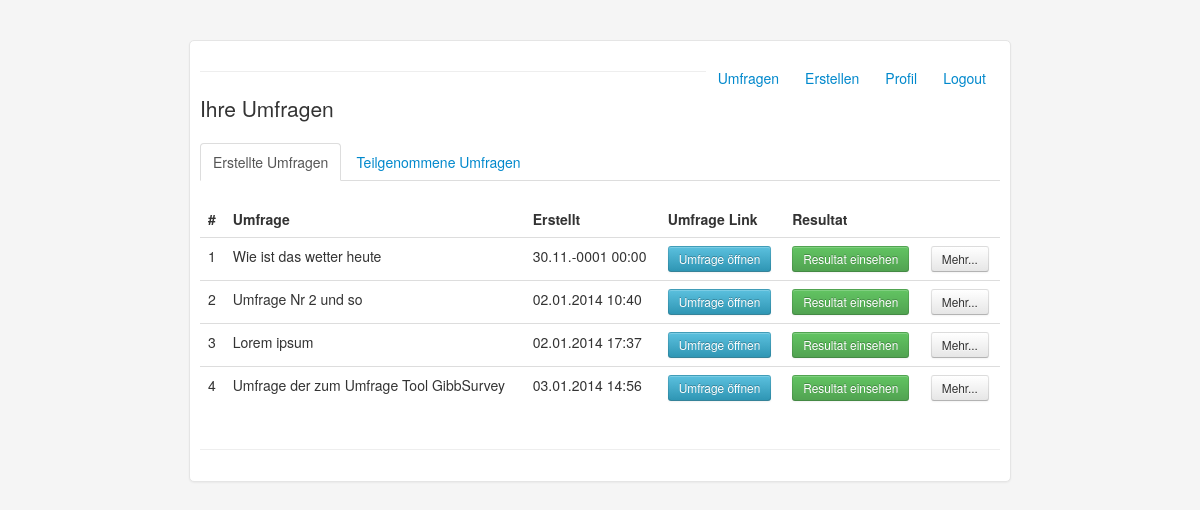
Page /surveys (signed in) on the earlier database version.
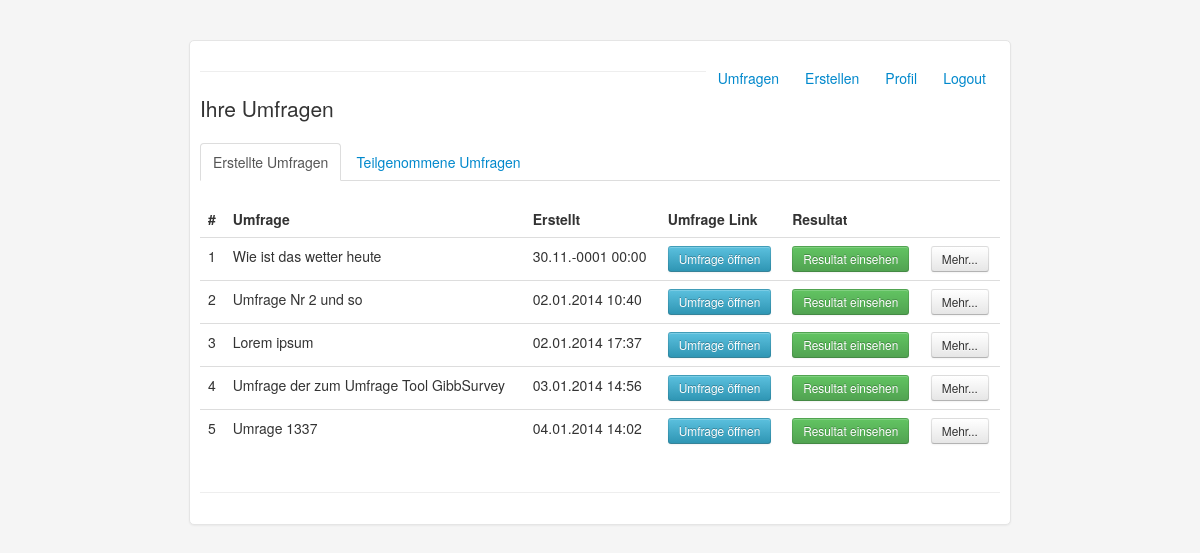
Same page on the later database version.
### tables this page shows
CREATE TABLE IF NOT EXISTS `umfragen` (
  `id` int(11) NOT NULL AUTO_INCREMENT,
  `fk_user` int(11) NOT NULL,
  `titel` varchar(255) NOT NULL,
  `beschreibung` text NOT NULL,
  `erstell_datum` timestamp NOT NULL DEFAULT CURRENT_TIMESTAMP,
  PRIMARY KEY (`id`)
);

### index.php (called while the page is built)
<?php
require 'core/init.php';
$n->initApp();
?>

### core/functions/functions.php (called while the page is built, shortened)
<?php
class Functions extends Database {
	public function isLoggedIn(){
		if($_SESSION['userid'] == null){
			return false;
		} else {
			return $_SESSION['userid'];
		}
	}
}
?>

### core/functions/database.php (called while the page is built, shortened)
<?php
class Database {
	public function pdo(){
		return new PDO('mysql:host=' . $this->_config['database']['host'] . ';dbname=' . $this->_config['database']['dbname'], $this->_config['database']['username'], $this->_config['database']['password']);
	}
	public function getArrayAssoc($query, $parameter){
		$stm = $this->prep($query, $parameter);
		$stm->execute();
		return $stm->fetchAll(PDO::FETCH_ASSOC);
	}
	public function prep($query, $parameter){
		$stm = $this->pdo()->prepare($query);
		foreach ($parameter as $p){
			$stm->bindParam($p[0], $p[1], $p[2]);
		}
		return $stm;
	}
}
?>

### core/functions/querys.php (called while the page is built, shortened)
<?php
class Querys extends Functions {
	public function getCreatedSurveysFromUser($user_id){
		 return $this->getArrayAssoc("SELECT a.id, a.titel, a.erstell_datum, l.hash FROM umfragen as a inner join links as l on a.id = l.fk_umfrage  WHERE `fk_user` =:user_id", array(
		 		array(':user_id', $user_id, PDO::PARAM_INT)
		 ));
	}
}

### core/template/sites/surveys.php (the view, shortened to what this page needs)
  <p class="lead">Ihre Umfragen</p>
<ul class="nav nav-tabs" id="umfragen">
  <li><a href="#erstellt" data-toggle="tab">Erstellte Umfragen</a></li>
  <li><a href="#teilgenommen" data-toggle="tab">Teilgenommene Umfragen</a></li>
  </ul>
  <div class="tab-content">
  <div class="tab-pane active" id="erstellt">
  <?php if($surveys != null){ ?>
  <table class="table table-hover">
    <thead>
              <tr>
                <th>#</th>
                <th>Umfrage</th>
                <th>Erstellt</th>
                <th>Umfrage Link</th>
                <th>Resultat</th>
                <th></th>
              </tr>
            </thead>
            <tbody>
	<?php $i = 1; foreach ($surveys as $survey) { ?>
          	<tr>
                <td><?= $i ?></td>
                <td><?= $survey['titel'] ?></td>
                <td><?= date_format(date_create($survey['erstell_datum']), 'd.m.Y H:i') ?></td>
                <td><a href="<?= $this->_config['basepath'] . "/s/f/" . $survey['hash'] ?>" target="_blank" class="btn btn-small btn-info" type="button">Umfrage &ouml;ffnen</a></td>
                <td><button name="umfrage_<?= $survey['hash'] ?>" uid="<?= $survey['hash'] ?>" type="button" class="btn btn-small btn-success">Resultat einsehen</button></td>
                <td><button name="umfrage_<?= $survey['hash'] ?>" uid="<?= $survey['hash'] ?>" type="button" class="btn btn-small">Mehr...</button></td>
              </tr>
	<?php $i++; } ?>
            </tbody>
          </table>
          <?php } else { echo "Keine Umfragen"; }?>
          </div>
  </div>

### core/functions/navigation.php (shortened to what this page needs)
<?php
class Navigation extends Querys {
	public $_config = null;
	private $_page = null;
	public function __construct($config, $page = null, $param1 = null, $param2 = null, $param3 = null, $post){
		$this->_config = $config;
		$this->_page = $page;
	}
	public function initApp(){
		switch ($this->_page){
			default:
				$this->showPage();
				break;
		}
	}
	public function showPage(){
		require $this->_config['html'] . '/header.inc.php';
		switch ($this->_page){
			case 'surveys':
					$this->printSurveys();
					break;
		}
		require $this->_config['html'] . '/footer.inc.php';
	}
	public function printSurveys(){
		$surveys = $this->getCreatedSurveysFromUser($_SESSION['userid']);
		require $this->_config['sites'] . '/surveys.php';
	}
}
?>

### core/template/html/header.inc.php (shortened to what this page needs)
<!DOCTYPE html>
<html lang="en">
  <head>
    <link href="<?= $this->_config['css']; ?>/bootstrap.css" rel="stylesheet">
    <link href="<?= $this->_config['css']; ?>/bootstrap-responsive.css" rel="stylesheet">
    <link href="<?= $this->_config['css']; ?>/nprogress.css" rel="stylesheet">
    <link href="<?= $this->_config['css']; ?>/style.css" rel="stylesheet">
	<link href="<?= $this->_config['js']; ?>/prettyCheckable/prettyCheckable.css" rel="stylesheet">
  </head>
    <body>
	<div class="container-narrow">
	<div class="masthead">
	        <ul class="nav nav-pills pull-right">
	        <?php if(!$this->isLoggedIn()) { ?>
	          <li class=""><a href="<?= $this->_config['basepath']; ?>/">Home</a></li>
	          <li class=""><a href="<?= $this->_config['basepath']; ?>/about">&Uuml;ber uns</a></li>
	          <li class=""><a href="<?= $this->_config['basepath']; ?>/register">Registrieren</a></li>
	          <li class=""><a href="<?= $this->_config['basepath']; ?>/login">Login</a></li>
	          <?php } else {?>
	          <li class=""><a href="<?= $this->_config['basepath']; ?>/surveys">Umfragen</a></li>
	          <li class=""><a href="<?= $this->_config['basepath']; ?>/survey/create">Erstellen</a></li>
	          <li class=""><a href="<?= $this->_config['basepath']; ?>/profile">Profil</a></li>
	          <li class=""><a href="<?= $this->_config['basepath']; ?>/logout">Logout</a></li>
	          <?php }?>
	        </ul>
	      </div>
	      <hr>

### core/template/html/footer.inc.php (shortened to what this page needs)
	  <div class="footer">
	  <hr>
      </div>
	</div>
  </body>
</html>

### core/template/html/header.inc.php (style rules this page uses)
body { padding-top: 40px; padding-bottom: 40px; background-color: #f5f5f5; }
.container-narrow { margin: 0 auto; max-width: 800px; margin-bottom: 50px; padding: 10px 10px 10px; background-color: #fff; border: 1px solid #e5e5e5; -webkit-border-radius: 5px; -moz-border-radius: 5px; border-radius: 5px; -webkit-box-shadow: 0 1px 2px rgba(0,0,0,.05); -moz-box-shadow: 0 1px 2px rgba(0,0,0,.05); box-shadow: 0 1px 2px rgba(0,0,0,.05); }

Differences in the rows shown:
added umfragen: titel "Umrage 1337", erstell_datum "04.01.2014 14:02"
